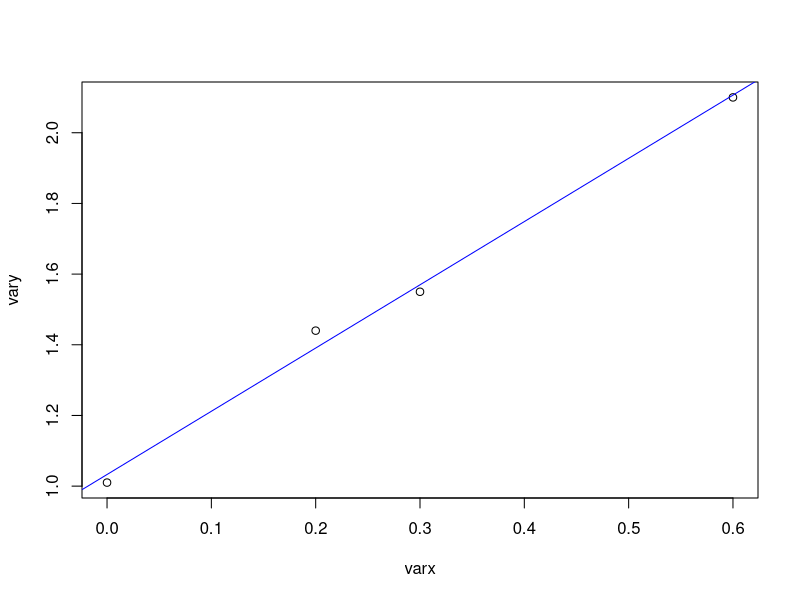
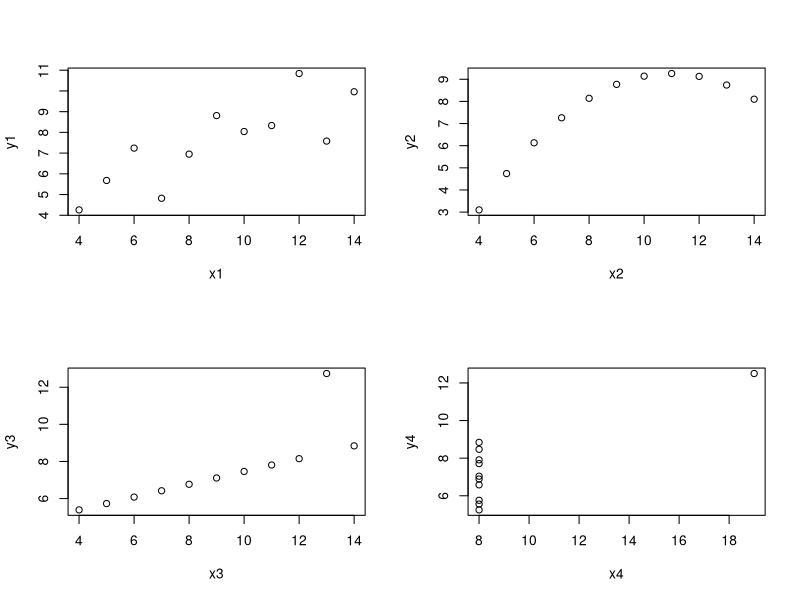
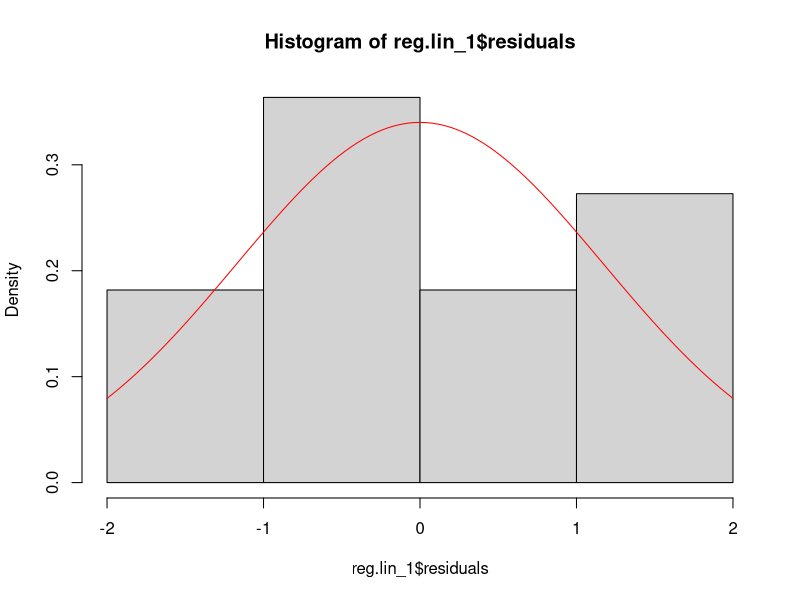
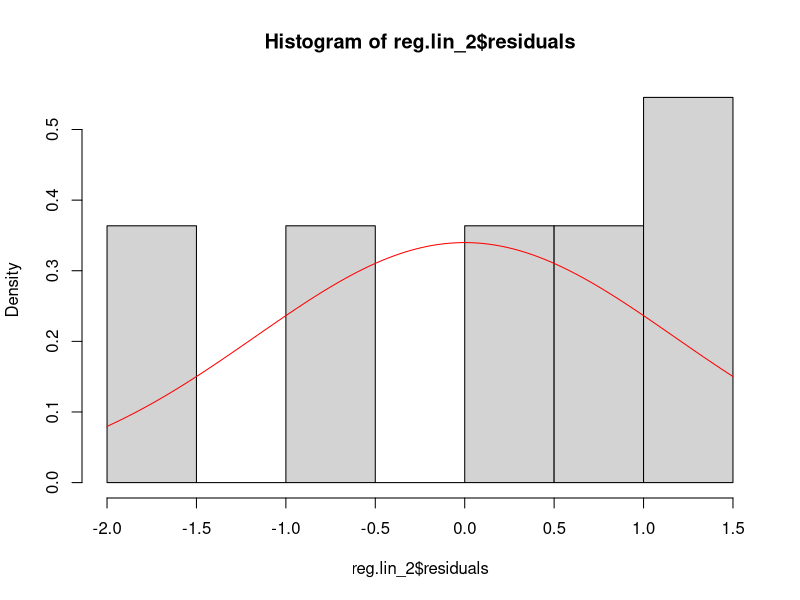
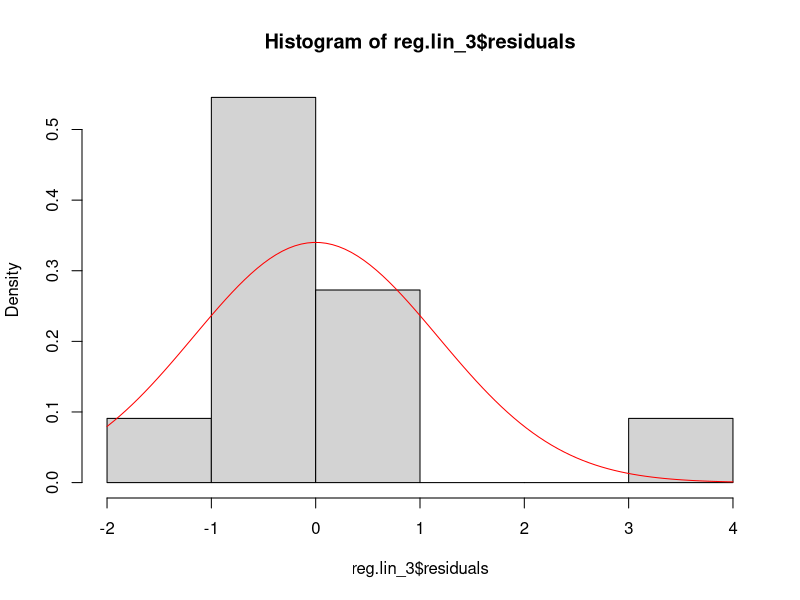
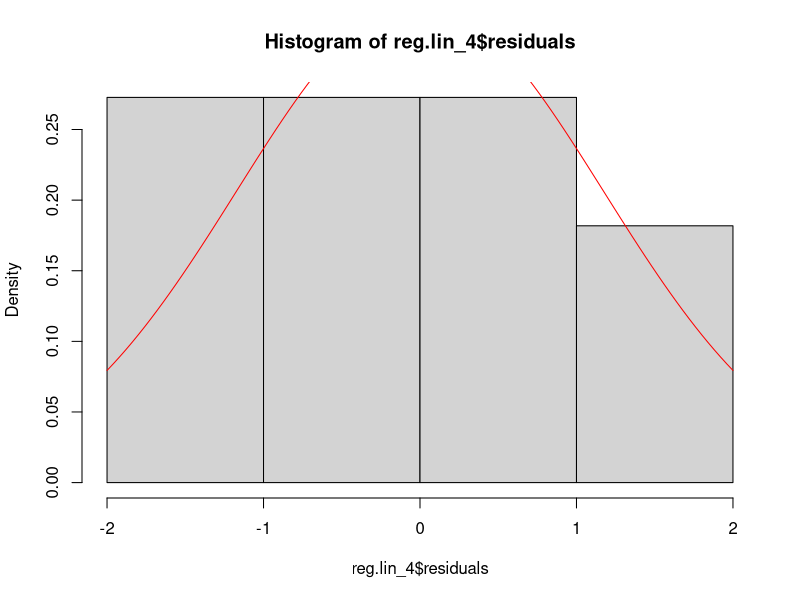
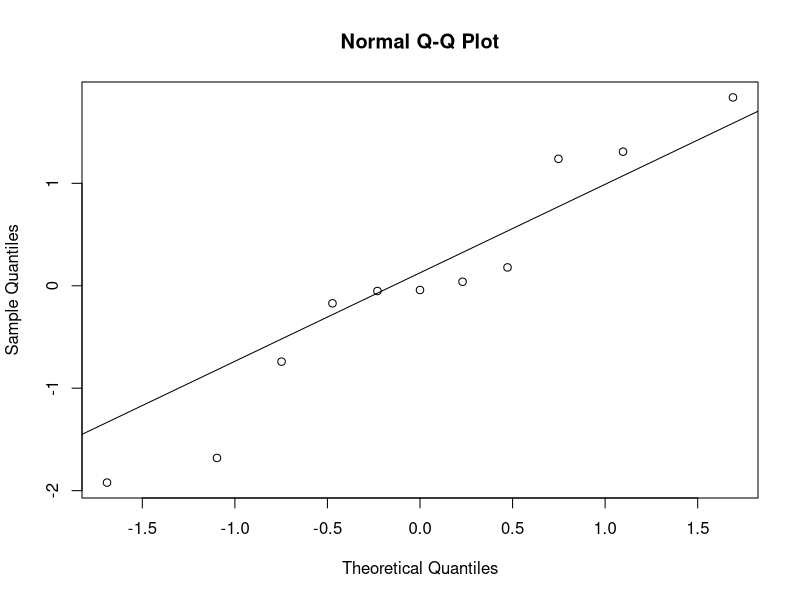
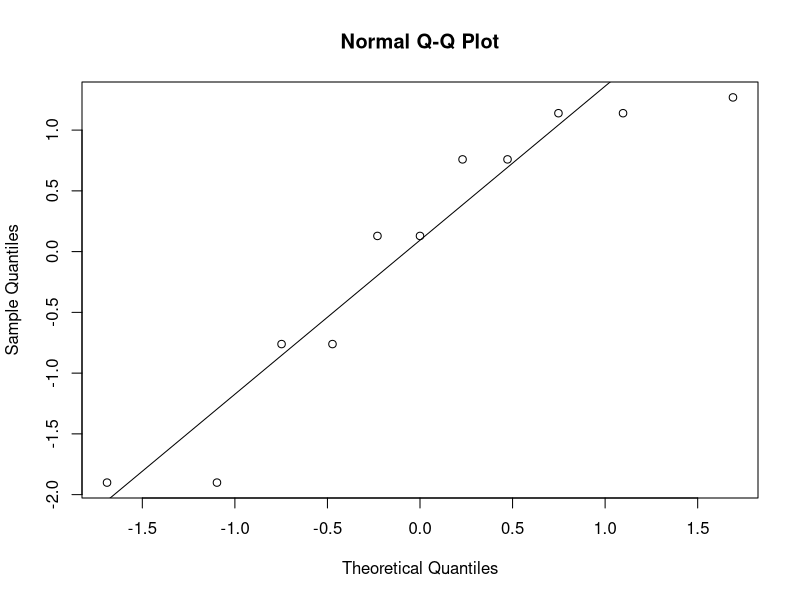

Source code (R) for these figures, in order: (Note: this script raises an error after producing the figures.)
#     Partie 1

# Q1
donnees <- data.frame(varx = c(0, 0.2, 0.3, 0.6),
                      vary = c(1.01, 1.44, 1.55, 2.1))
reg.lin <- lm(vary~varx, data = donnees)
a <- reg.lin$coefficients[1]
b <- reg.lin$coefficients[2]

# Q2
plot(donnees)
abline(a = a, b = b, col="blue")

# Q3
summary_reg.lin <- summary(reg.lin)
sum(summary_reg.lin$residuals)

mean(donnees$vary) == (a+mean(donnees$varx)*b)


# Q4
n <- length(donnees$vary)

# variance totale
var_tot <- mean((donnees$vary-mean(donnees$vary))^2)
var_tot

# variance expliquée par la régression
var_reg <- mean((reg.lin$fitted.values-mean(donnees$vary))^2)
var_reg

# variance residuelle
var_res <- (1/n)*sum((donnees$vary - reg.lin$fitted.values)^2)
var_res

# var_tot = var_res + var_reg
var_res + var_reg
var_tot

# R**2
var_reg/var_tot
cor(donnees$varx, donnees$vary)^2

# Partie 1.2
attach(anscombe)
anscombe$x1
lm(y1 ~ x1)

# Q5
par(mfrow=c(2, 2))
plot(x1, y1)
plot(x2, y2)
plot(x3, y3)
plot(x4, y4)

# Q6
par(mfrow=c(1, 1))
reg.lin_1 <- lm(y1~x1, data = anscombe)
hist(reg.lin_1$residuals, freq = FALSE)
curve(dnorm(x, mean = mean(reg.lin_1$residuals), sd = sd(reg.lin_1$residuals)), add= TRUE, col ='RED')

reg.lin_2 <- lm(y2~x2, data = anscombe)
hist(reg.lin_2$residuals, freq = FALSE)
curve(dnorm(x, mean = mean(reg.lin_2$residuals), sd = sd(reg.lin_2$residuals)), add= TRUE, col ='RED')

reg.lin_3 <- lm(y3~x3, data = anscombe)
hist(reg.lin_3$residuals, freq = FALSE)
curve(dnorm(x, mean = mean(reg.lin_3$residuals), sd = sd(reg.lin_3$residuals)), add= TRUE, col ='RED')

reg.lin_4 <- lm(y4~x4, data = anscombe)
hist(reg.lin_4$residuals, freq = FALSE)
curve(dnorm(x, mean = mean(reg.lin_4$residuals), sd = sd(reg.lin_4$residuals)), add= TRUE, col ='RED')


qqnorm(reg.lin_1$residuals)
qqline(reg.lin_1$residuals)

qqnorm(reg.lin_2$residuals)
qqline(reg.lin_2$residuals)

qqnorm(reg.lin_3$residuals)
qqline(reg.lin_3$residuals)

qqnorm(reg.lin_4$residuals)
qqline(reg.lin_4$residuals)

plot(reg.lin_1$fitted.values, rstandard(reg.lin_1))
plot(reg.lin_2$fitted.values, rstandard(reg.lin_2))
plot(reg.lin_3$fitted.values, rstandard(reg.lin_3))
plot(reg.lin_4$fitted.values, rstandard(reg.lin_4))


# Partie 2
# Q7
reg_test <- lm(Pression~Temp, data=hooker.data)
a <- reg_test$coefficients[1]
b <- reg_test$coefficients[2]

plot(reg_test)

qqpnorm(reg_test$residuals)
qqline(reg_test$residuals)


plot(reg_test$fitted.values, rstandard(reg_test))
